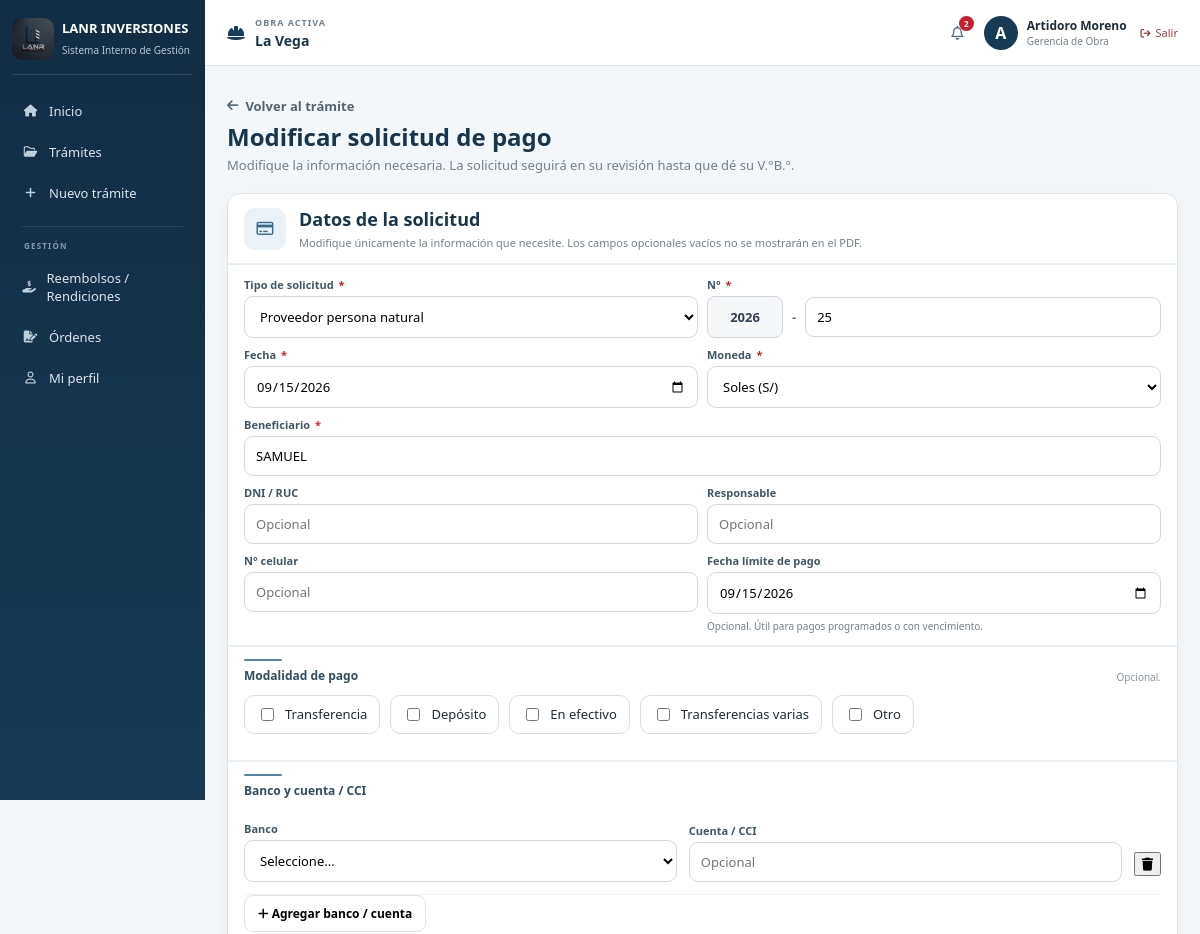
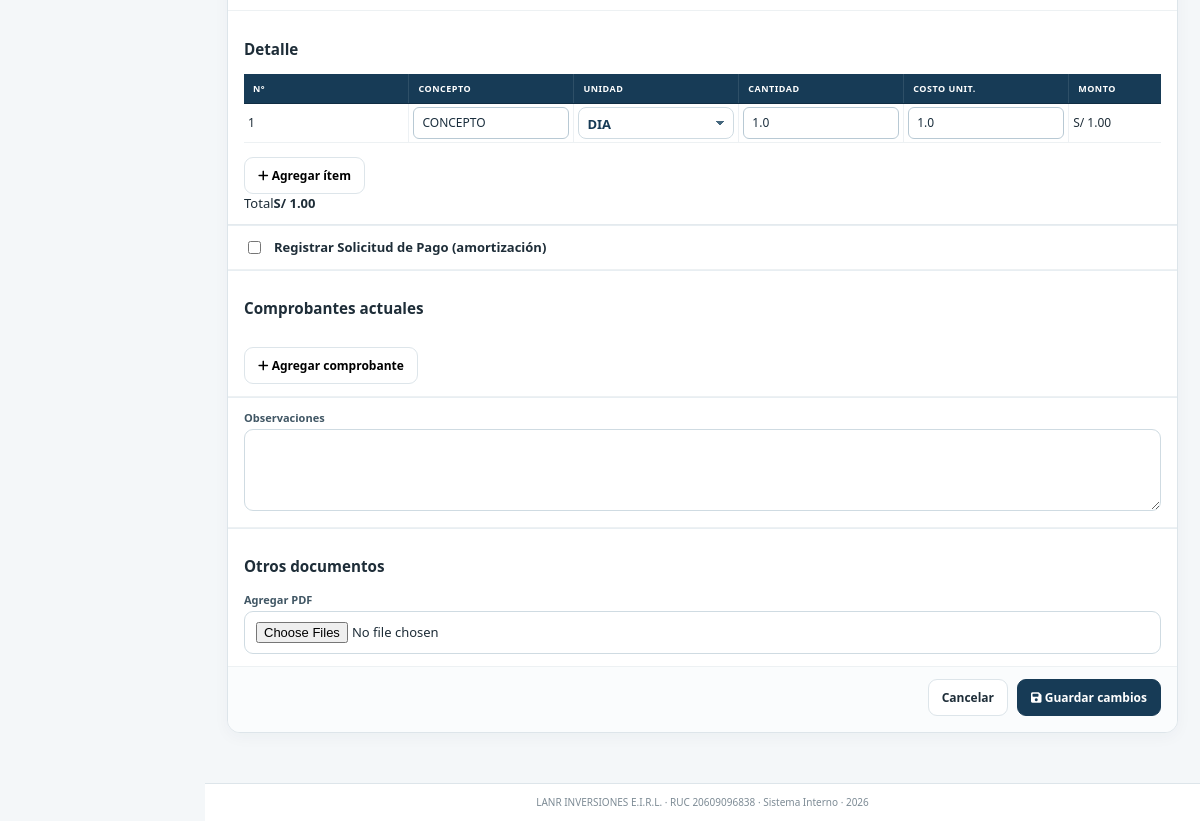
The app's page /requests/13/edit (signed in) with its own data (2 pictures, top to bottom).
### tables this page shows
CREATE TABLE obras(
        id INTEGER PRIMARY KEY,
        nombre TEXT NOT NULL,
        codigo TEXT UNIQUE NOT NULL,
        proyecto TEXT,
        ubicacion TEXT,
        active INTEGER DEFAULT 1,
        created_at TEXT,
        updated_at TEXT
    );

CREATE TABLE users(
        id INTEGER PRIMARY KEY,
        full_name TEXT,
        username TEXT UNIQUE COLLATE NOCASE,
        password_hash TEXT,
        role TEXT,
        email TEXT,
        phone TEXT,
        profile_photo TEXT,
        must_change INTEGER DEFAULT 0,
        active INTEGER DEFAULT 1,
        created_at TEXT,
        updated_at TEXT,
        last_login TEXT
    );

CREATE TABLE tramites(
        id INTEGER PRIMARY KEY,
        obra_id INTEGER,
        tracking TEXT UNIQUE,
        tipo TEXT,
        subtipo TEXT,
        numero TEXT,
        fecha TEXT,
        proyecto TEXT,
        lugar TEXT,
        beneficiario TEXT,

        dni_ruc TEXT,
        modalidad_pago TEXT,
        responsable TEXT,
        tipo_comprobante TEXT,
        banco TEXT,
        nro_comprobante TEXT,
        cuenta_cci TEXT,
        abono REAL,
        observaciones TEXT,

        prioridad TEXT DEFAULT 'Normal',
        fecha_requerida TEXT,

        estado TEXT,
        formato TEXT,
        creador INTEGER,
        creado TEXT
    , celular TEXT, moneda TEXT DEFAULT 'PEN', fecha_limite_pago TEXT, amortizacion REAL DEFAULT 0, saldo_pendiente REAL DEFAULT 0);

CREATE TABLE items(
        id INTEGER PRIMARY KEY,
        tramite_id INTEGER,
        seccion TEXT,
        nro INTEGER,
        descripcion TEXT,
        unidad TEXT,
        cantidad REAL,
        stock REAL,
        comprar REAL,
        justificacion TEXT,
        prioridad TEXT DEFAULT 'Normal',
        fecha_requerida TEXT,
        item_key TEXT,
        costo REAL,
        monto REAL
    , nro_despacho TEXT);

CREATE TABLE unidades_catalogo(
        id INTEGER PRIMARY KEY,
        abreviatura TEXT NOT NULL COLLATE NOCASE,
        uso TEXT NOT NULL,
        active INTEGER DEFAULT 1,
        created_at TEXT,
        updated_at TEXT,
        UNIQUE(abreviatura, uso)
    );

### app.py (the view, shortened to what this page needs)
@app.route('/requests/<int:tid>/edit', methods=['GET', 'POST'])
@login_required
def edit_request(tid):
    u = user()
    obra = active_project()
    if not obra:
        abort(403)
    c = db()
    t = c.execute(
        """
        SELECT *
        FROM tramites
        WHERE id=?
        AND obra_id=?
        """,
        (tid, obra['id'])
    ).fetchone()
    if not t:
        c.close()
        abort(404)
    if (
        t['creador'] != u['id']
        or t['estado'] != 'Pendiente de mi revisión'
    ):
        c.close()
        abort(403)
    items = c.execute(
        """
        SELECT *
        FROM items
        WHERE tramite_id=?
        ORDER BY seccion,nro,id
        """,
        (tid,)
    ).fetchall()
    adjuntos = c.execute(
        """
        SELECT *
        FROM attachments
        WHERE tramite_id=?
        ORDER BY orden,id
        """,
        (tid,)
    ).fetchall()
    item_images = c.execute(
        "SELECT * FROM item_imagenes WHERE tramite_id=? ORDER BY id",
        (tid,)
    ).fetchall()
    images_by_key = {}
    for img in item_images:
        images_by_key.setdefault(img['item_key'], []).append(img)
    req_units, sp_units = get_active_units(c)
    sp_modalidades = c.execute('SELECT * FROM sp_modalidades WHERE tramite_id=? ORDER BY id',
                               (tid,)).fetchall() if t['tipo'] == 'SP' else []
    sp_cuentas = c.execute('SELECT * FROM sp_cuentas WHERE tramite_id=? ORDER BY id',
                           (tid,)).fetchall() if t['tipo'] == 'SP' else []
    sp_comprobantes = c.execute('SELECT * FROM sp_comprobantes WHERE tramite_id=? ORDER BY orden,id',
                                (tid,)).fetchall() if t['tipo'] == 'SP' else []
    c.close()
    return render_template(
        'edit_request.html',
        user=u,
        t=t,
        items=items,
        attachments=adjuntos,
        images_by_key=images_by_key,
        req_units=req_units,
        sp_units=sp_units,
        sp_modalidades=sp_modalidades, sp_cuentas=sp_cuentas, sp_comprobantes=sp_comprobantes
    )

### templates/edit_request.html (shortened to what this page needs)
{% extends 'base.html' %}
{% block body_class %}page-edit-request page-requirement-form{% endblock %}
{% block content %}
{% if t.tipo == 'SP' %}
{% set sp_year = (t.numero.split('-')[0] if '-' in t.numero else t.fecha[:4]) %}
{% set sp_sequence = (t.numero.split('-')[-1] if '-' in t.numero else t.numero) %}
<div class="lanr-create-shell">
  <div class="lanr-create-head">
    <div><a class="lanr-back-link" href="{{ url_for('request_detail',tid=t.id) }}"><i class="fa-solid fa-arrow-left"></i> Volver al trámite</a><h1>Modificar solicitud de pago</h1><p>Modifique la información necesaria. La solicitud seguirá en su revisión hasta que dé su V.°B.°.</p></div>
  </div>
  <form id="spV4Form" class="card tramite-form" method="post" enctype="multipart/form-data">
    <div class="form-section-header"><div class="section-heading-icon sp-icon"><i class="fa-regular fa-credit-card"></i></div><div><h2>Datos de la solicitud</h2><p>Modifique únicamente la información que necesite. Los campos opcionales vacíos no se mostrarán en el PDF.</p></div></div>
    <div class="form-section"><div class="formgrid">
      <div class="field"><label>Tipo de solicitud <span class="required">*</span></label><select name="subtipo" required>{% for x in ['Proveedor persona natural','Proveedor persona jurídica','Cuarta categoría / Recibo por Honorarios','Planillas'] %}<option value="{{x}}" {% if t.subtipo==x %}selected{% endif %}>{{x}}</option>{% endfor %}</select></div>
      <div class="field"><label>N° <span class="required">*</span></label><div class="lanr-number-composer"><span class="lanr-year-fixed">{{ sp_year }}</span><span class="lanr-number-fixed">-</span><input type="number" min="1" step="1" name="numero_correlativo" value="{{ sp_sequence }}" required placeholder="N°"></div><input type="hidden" name="numero" value="{{ t.numero }}"></div>
      <div class="field"><label>Fecha <span class="required">*</span></label><input type="date" name="fecha" value="{{ t.fecha }}" required></div>
      <div class="field"><label>Moneda <span class="required">*</span></label><select name="moneda" id="spV4Currency"><option value="PEN" {% if t.moneda!='USD' %}selected{% endif %}>Soles (S/)</option><option value="USD" {% if t.moneda=='USD' %}selected{% endif %}>Dólares (US$)</option></select></div>
      <div class="field field-span-2"><label>Beneficiario <span class="required">*</span></label><input name="beneficiario" value="{{ t.beneficiario or '' }}" required placeholder="Nombre, apellidos o razón social"></div>
      <div class="field"><label>DNI / RUC</label><input name="dni_ruc" value="{{ t.dni_ruc or '' }}" placeholder="Opcional"></div>
      <div class="field"><label>Responsable</label><input name="responsable" value="{{ t.responsable or '' }}" placeholder="Opcional"></div>
      <div class="field"><label>N° celular</label><input name="celular" value="{{ t.celular or '' }}" inputmode="numeric" pattern="[0-9]*" placeholder="Opcional"></div>
      <div class="field"><label>Fecha límite de pago</label><input type="date" name="fecha_limite_pago" value="{{ t.fecha_limite_pago or '' }}"><small class="field-help">Opcional. Útil para pagos programados o con vencimiento.</small></div>
    </div></div>
    {% set current_modes = sp_modalidades|map(attribute='modalidad')|list %}
    <div class="form-section"><div class="form-section-title"><span>Modalidad de pago</span><small>Opcional.</small></div><div class="lanr-check-grid">{% for x in ['Transferencia','Depósito','En efectivo','Transferencias varias'] %}<label class="lanr-check"><input type="checkbox" name="modalidad_pago[]" value="{{x}}" {% if x in current_modes %}checked{% endif %}><span>{{x}}</span></label>{% endfor %}<label class="lanr-check"><input type="checkbox" name="modalidad_pago[]" value="Otro" id="spV4OtherModeCheck"><span>Otro</span></label></div><div class="field hidden" id="spV4OtherModeWrap"><label>Otra modalidad</label><input name="modalidad_otro"></div></div>
    <div class="form-section"><div class="form-section-title"><span>Banco y cuenta / CCI</span></div><div id="spV4Accounts"></div><button type="button" class="btn" onclick="spv4AddAccount()"><i class="fa-solid fa-plus"></i> Agregar banco / cuenta</button></div>
    <div class="subsection"><h3>Detalle</h3><div class="table-responsive"><table class="nt-table"><thead><tr><th>N°</th><th>Concepto</th><th>Unidad</th><th>Cantidad</th><th>Costo unit.</th><th>Monto</th></tr></thead><tbody id="spV4Items">{% for i in items %}<tr><td class="spv4-index">{{loop.index}}</td><td><input name="concepto[]" value="{{i.descripcion}}" required></td><td><select name="unidad_sp[]" required>{% for u in sp_units %}<option value="{{u}}" {% if i.unidad==u %}selected{% endif %}>{{u}}</option>{% endfor %}</select></td><td><input type="number" step="0.01" name="cantidad_sp[]" value="{{i.cantidad}}" required oninput="spv4Recalc()"></td><td><input type="number" min="0" step="0.01" name="costo[]" value="{{i.costo}}" required oninput="spv4Recalc()"></td><td class="spv4-amount"></td></tr>{% endfor %}</tbody></table></div><button type="button" class="btn topgap" onclick="spv4AddItem()"><i class="fa-solid fa-plus"></i> Agregar ítem</button><div class="purchase-total-box"><span>Total</span><strong id="spV4Total"></strong></div></div>
    <div class="form-section"><label class="lanr-switch-line"><input type="checkbox" id="spV4AmortToggle" onchange="spv4ToggleAmortization()" ><span>Registrar Solicitud de Pago (amortización)</span></label></div>
    <div class="form-section"><h3>Comprobantes actuales</h3><button type="button" class="btn topgap" onclick="spv4AddReceipt()"><i class="fa-solid fa-plus"></i> Agregar comprobante</button></div>
    <div class="form-section"><div class="field"><label>Observaciones</label><textarea name="observaciones">{{t.observaciones or ''}}</textarea></div></div>
    <div class="form-section"><h3>Otros documentos</h3><div class="field"><label>Agregar PDF</label><input type="file" name="documentos" multiple accept=".pdf"></div></div>
    <div class="form-actions"><a class="btn" href="{{url_for('request_detail',tid=t.id)}}">Cancelar</a><button class="btn primary"><i class="fa-solid fa-floppy-disk"></i> Guardar cambios</button></div>
  </form>
</div>
{% endif %}
{% endblock %}

### templates/base.html (shortened to what this page needs)
<!doctype html>
<html lang="es">
  <head>
    <link
      rel="stylesheet"
      href='{{ url_for("static", filename="css/styles.css") }}'
    />
    <link
      rel="stylesheet"
      href="https://cdnjs.cloudflare.com/ajax/libs/font-awesome/6.5.2/css/all.min.css"
    />
  </head>
  <body class="{% block body_class %}{% endblock %}">
    {% if user %}
    <div class="app">
      <aside class="sidebar" id="sidebar">
        <div class="brand">
          <img
            src='{{ url_for("static", filename="logo-lanr.jpeg") }}'
            alt="LANR Inversiones"
          />
          <div>
            <strong>LANR INVERSIONES</strong>
            <span>Sistema Interno de Gestión</span>
          </div>
        </div>
        <nav>
          <a
            href='{{ url_for("home") }}'
            class="{% if request.endpoint == 'home' %}active{% endif %}"
          >
            <i class="fa-solid fa-house"></i>
            <span>Inicio</span>
          </a>
          <a
            href='{{ url_for("requests") }}'
            class="{% if request.endpoint in ['requests', 'request_detail'] %}active{% endif %}"
          >
            <i class="fa-regular fa-folder-open"></i>
            <span>Trámites</span>
          </a>
          {% if user.role in ['Gerencia de Obra', 'Control y Planeamiento', 'Administración', 'Logística', 'Tesorería', 'Contabilidad', 'Sistemas'] %}
          <a
            href='{{ url_for("new_request") }}'
            class="{% if request.endpoint in ['new_request', 'new_requirement', 'new_payment_request', 'create_requirement', 'create_payment_request'] %}active{% endif %}"
          >
            <i class="fa-solid fa-plus"></i>
            <span>Nuevo trámite</span>
          </a>
          {% endif %}
          <div class="nav-divider"></div>
          <span class="nav-section">GESTIÓN</span>
          <a href='{{ url_for("reimbursements") }}' class="{% if request.endpoint in ['reimbursements','new_reimbursement'] %}active{% endif %}">
            <i class="fa-solid fa-hand-holding-dollar"></i><span>Reembolsos / Rendiciones</span>
          </a>
          <a href='{{ url_for("orders") }}' class="{% if request.endpoint in ['orders','new_order'] %}active{% endif %}">
            <i class="fa-solid fa-file-signature"></i><span>Órdenes</span>
          </a>
          <a
            href='{{ url_for("profile") }}'
            class="{% if request.endpoint == 'profile' %}active{% endif %}"
          >
            <i class="fa-regular fa-user"></i>
            <span>Mi perfil</span>
          </a>
        </nav>
      </aside>
      <main>
        <header>
          <div class="work project-selector">
            {% if active_project %} {% if available_projects|length > 1 %}
            <div class="project-selector-main">
              <i class="fa-solid fa-helmet-safety"></i>
              <div>
                <span class="project-selector-label"> OBRA ACTIVA </span>
                <select
                  class="project-select"
                  onchange="
                    if (this.value) {
                      document
                        .getElementById('project-form-' + this.value)
                        .submit();
                    }
                  "
                  aria-label="Seleccionar obra"
                >
                  {% for project in available_projects %}
                  <option
                    value="{{ project.id }}"
                    {% if project.id == active_project.id %}selected{% endif %}
                  >
                    {{ project.nombre }}
                  </option>
                  {% endfor %}
                </select>
              </div>
            </div>
            {% for project in available_projects %}
            <form
              id="project-form-{{ project.id }}"
              method="post"
              action="{{ url_for('select_project', obra_id=project.id) }}"
              class="project-hidden-form"
            ></form>
            {% endfor %} {% else %}
            <div class="project-selector-main">
              <i class="fa-solid fa-helmet-safety"></i>
              <div>
                <span class="project-selector-label"> OBRA ACTIVA </span>
                <strong class="project-single-name">
                  {{ active_project.nombre }}
                </strong>
              </div>
            </div>
            {% endif %} {% endif %}
          </div>
          <div class="who">
            <div class="notification-wrapper">
              <button
                type="button"
                class="notification-button"
                title="Notificaciones"
                onclick="toggleNotifications()"
              >
                <i class="fa-regular fa-bell"></i>
                {% if notificaciones_no_leidas > 0 %}
                <span class="notification-count">
                  {{ notificaciones_no_leidas }}
                </span>
                {% endif %}
              </button>
            </div>
            <div class="avatar">
              {% if user.profile_photo %}
              <img
                src="{{ url_for(
      'static',
      filename='profile_photos/' ~ user.profile_photo
    ) }}"
                alt="Foto de {{ user.full_name }}"
              />
              {% else %}
              <span> {{ user.full_name[0]|upper }} </span>
              {% endif %}
            </div>
            <div class="user-data">
              <strong>{{ user.full_name }}</strong>
              <small>{{ user.role }}</small>
            </div>
            <a
              href='{{ url_for("logout") }}'
              class="logout-link"
              title="Cerrar sesión"
            >
              <i class="fa-solid fa-arrow-right-from-bracket"></i>
              <span>Salir</span>
            </a>
          </div>
        </header>
        <section class="content">
           {% block content %} {% endblock %}
        </section>
        <footer>
          LANR INVERSIONES E.I.R.L. · RUC 20609096838 · Sistema Interno · 2026
        </footer>
      </main>
    </div>
    {% else %} {% block guest %} {% endblock %} {% endif %}
  </body>
</html>

### records on screen
obras: nombre "La Vega"
users: full_name "A", full_name "Artidoro Moreno", role "Gerencia de Obra"
tramites: subtipo "Proveedor persona natural", fecha "09/15/2026", moneda "Soles (S/)", beneficiario "SAMUEL", fecha_limite_pago "09/15/2026"
items: descripcion "CONCEPTO", unidad.abreviatura "DIA", cantidad "1.0", costo "1.0"

### other values on screen
{{ notificaciones_no_leidas }} "2"
{{ sp_year }} "2026"
{{ x }} "Transferencia" "Depósito" "En efectivo" "Transferencias varias"
